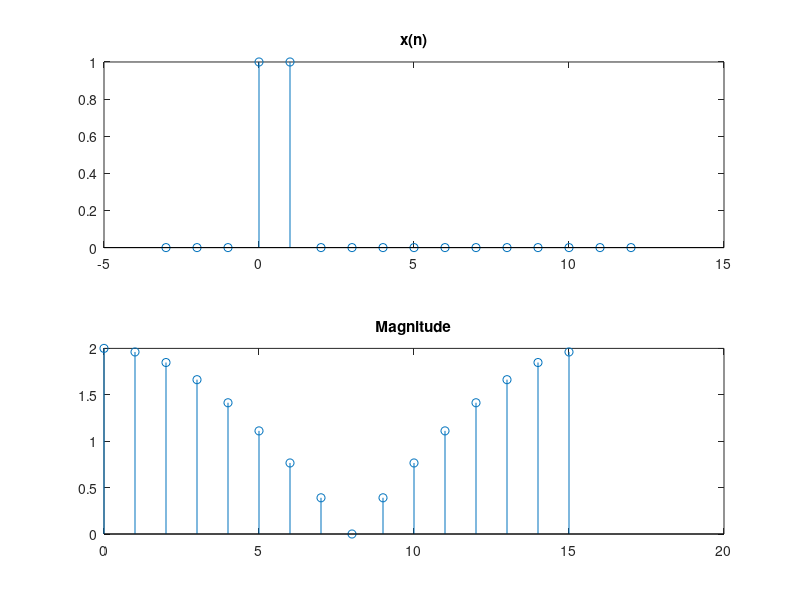

Here is the MATLAB script that generated this plot:
close all
clear


N=16;%N=256;
n=[-3:N-4]';
xn=zeros(N,1);
xn(4)=1;
xn(5)=1;
% xn(6)=1;xn(7)=1;
y = fft(xn);                             % Compute DFT of x
m = abs(y);                               % Magnitude
y(m<1e-6) = 0;
p = unwrap(angle(y));                     % Phase
figure
subplot(2,1,1)
stem(n,xn)
title('x(n)')
subplot(2,1,2)
stem((0:N-1),m)
title('Magnitude')
